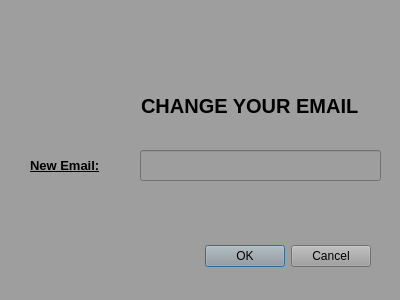
<?xml version="1.0" encoding="UTF-8"?>
<ui version="4.0">
 <class>ChangeEmail</class>
 <widget class="QDialog" name="ChangeEmail">
  <property name="geometry">
   <rect>
    <x>0</x>
    <y>0</y>
    <width>400</width>
    <height>300</height>
   </rect>
  </property>
  <property name="windowTitle">
   <string>Dialog</string>
  </property>
  <property name="styleSheet">
   <string notr="true">background-color: #9E9E9E;</string>
  </property>
  <widget class="QLabel" name="label_mail">
   <property name="geometry">
    <rect>
     <x>30</x>
     <y>150</y>
     <width>91</width>
     <height>31</height>
    </rect>
   </property>
   <property name="font">
    <font>
     <pointsize>10</pointsize>
     <weight>75</weight>
     <italic>false</italic>
     <bold>true</bold>
     <underline>true</underline>
    </font>
   </property>
   <property name="text">
    <string>New Email:</string>
   </property>
  </widget>
  <widget class="QDialogButtonBox" name="buttonBox">
   <property name="geometry">
    <rect>
     <x>30</x>
     <y>240</y>
     <width>341</width>
     <height>32</height>
    </rect>
   </property>
   <property name="orientation">
    <enum>Qt::Horizontal</enum>
   </property>
   <property name="standardButtons">
    <set>QDialogButtonBox::Cancel|QDialogButtonBox::Ok</set>
   </property>
  </widget>
  <widget class="QLabel" name="label_logo">
   <property name="geometry">
    <rect>
     <x>20</x>
     <y>70</y>
     <width>71</width>
     <height>71</height>
    </rect>
   </property>
   <property name="text">
    <string/>
   </property>
   <property name="pixmap">
    <pixmap resource="resources.qrc">:/images/email_logo.png</pixmap>
   </property>
   <property name="scaledContents">
    <bool>true</bool>
   </property>
  </widget>
  <widget class="QLineEdit" name="email">
   <property name="geometry">
    <rect>
     <x>140</x>
     <y>150</y>
     <width>241</width>
     <height>31</height>
    </rect>
   </property>
   <property name="font">
    <font>
     <pointsize>10</pointsize>
    </font>
   </property>
   <property name="echoMode">
    <enum>QLineEdit::Normal</enum>
   </property>
   <property name="alignment">
    <set>Qt::AlignCenter</set>
   </property>
  </widget>
  <widget class="QLineEdit" name="title">
   <property name="geometry">
    <rect>
     <x>120</x>
     <y>80</y>
     <width>261</width>
     <height>51</height>
    </rect>
   </property>
   <property name="font">
    <font>
     <pointsize>15</pointsize>
     <weight>75</weight>
     <bold>true</bold>
    </font>
   </property>
   <property name="styleSheet">
    <string notr="true">background-color: transparent;
border:transparent;</string>
   </property>
   <property name="text">
    <string>CHANGE YOUR EMAIL</string>
   </property>
   <property name="alignment">
    <set>Qt::AlignCenter</set>
   </property>
  </widget>
 </widget>
 <resources>
  <include location="resources.qrc"/>
 </resources>
 <connections/>
</ui>
